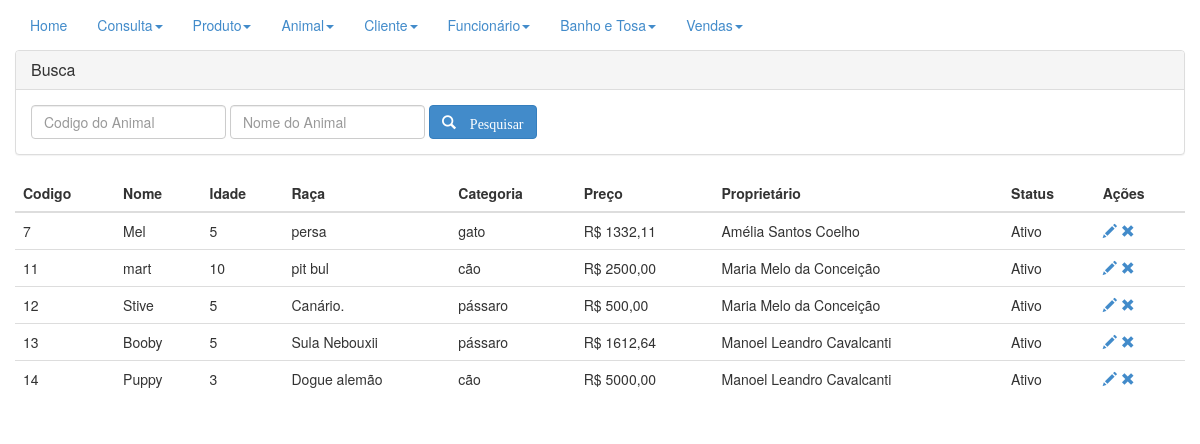
The page /sourcecode/conAnimal.php (signed in) on the database its author committed.
### tables this page shows
CREATE TABLE `animal` (
  `codigo_ani` int(11) NOT NULL,
  `nome` varchar(250) NOT NULL,
  `raca` varchar(250) DEFAULT NULL,
  `idade` varchar(250) DEFAULT NULL,
  `categoria` varchar(50) DEFAULT NULL,
  `preco` varchar(50) DEFAULT NULL,
  `status` binary(1) DEFAULT '0',
  `codigo_cli` int(11) DEFAULT NULL
);

CREATE TABLE `cliente` (
  `codigo_cli` int(11) NOT NULL,
  `nome` varchar(250) NOT NULL,
  `ende` varchar(250) DEFAULT NULL,
  `email` varchar(250) DEFAULT NULL,
  `cpf` varchar(250) DEFAULT NULL,
  `tel_residencial` varchar(50) DEFAULT NULL,
  `tel_celular` varchar(50) DEFAULT NULL,
  `status` binary(1) DEFAULT '0'
);

### sourcecode/conAnimal.php (the view, shortened to what this page needs)
<!DOCTYPE html>
<html lang="pt_BR">
<head>
  <link rel="stylesheet" type="text/css" href="../CSS/bootstrap.css">
</head>
<body>
  <div class="navbar-collapse collapse">
    <ul class="nav navbar-nav navbar-left">
      <li class="active"><a href="home.php">Home</a></li>
      <li class="dropdown ">
        <a href="#" class="dropdown-toggle" data-toggle="dropdown">Consulta<b class="caret"></b></a>
      </li>
      <li class="dropdown ">
        <a href="#" class="dropdown-toggle" data-toggle="dropdown">Produto<b class="caret"></b></a>
      </li>
      <li class="dropdown">
        <a href="#" class="dropdown-toggle" data-toggle="dropdown">Animal<b class="caret"></b></a>
      </li>
      <li class="dropdown">
        <a href="#" class="dropdown-toggle" data-toggle="dropdown">Cliente<b class="caret"></b></a>
      </li>
      <li class="dropdown">
        <a href="#" class="dropdown-toggle" data-toggle="dropdown">Funcionário<b class="caret"></b></a>
      </li>
      <li class="dropdown">
        <a href="#" class="dropdown-toggle" data-toggle="dropdown">Banho e Tosa<b class="caret"></b></a>
      </li>
      <li class="dropdown">
        <a href="#" class="dropdown-toggle" data-toggle="dropdown">Vendas<b class="caret"></b></a>
      </li>
    </ul>
  </div>
  <div class="container">
    <div class="row">
      <div class="panel-group" id="accordion">
        <div class="panel panel-default">
          <div class="panel-heading">
            <h4 class="panel-title">
              <a data-toggle="collapse" data-parent="#accordion" href="#collapseOne">Busca</a>
            </h4>
          </div>
          <div id="collapseOne" class="panel-collapse collapse in">
            <div class="panel-body">
              <form class="form-inline" method="POST" action="">
                <fieldset>
                  <div class="form-group">
                    <input type="number" class="form-control" name="ibcod" placeholder="Codigo do Animal">
                  </div>
                  <div class="form-group">
                    <input type="text" class="form-control" name="ibnome" placeholder="Nome do Animal">
                  </div>
                  <div class="form-group">
                    <button type="submit" class="btn btn-primary" name="btnPesq">
                      <i class="glyphicon glyphicon-search"> Pesquisar </i>
                    </button>
                  </div>
                </fieldset>
              </form>
            </div>
          </div>
        </div>
      </div>
      <table cellpadding="0" cellspacing="0" class="table">
        <thead>
          <th>Codigo</th>
          <th>Nome</th>
          <th>Idade</th>
          <th>Raça</th>
          <th>Categoria</th>
          <th>Preço</th>
          <th>Proprietário</th>
          <th>Status</th>
          <th>Ações</th>
        </thead>
        <tbody>
          <?php
					$link = conectar();
					$condicao = "";
					$sql = "SELECT animal.codigo_ani, animal.nome, animal.idade, animal.raca, animal.categoria, animal.preco, animal.status, cliente.nome as nome_cli from animal left join cliente on animal.codigo_cli = cliente.codigo_cli " . $condicao;
					$res = mysqli_query($link,$sql);
					while ($dados = mysqli_fetch_array($res)){
						echo "<tr>";
						echo "<td>".$dados['codigo_ani']."</td>";
						echo "<td>".$dados['nome']."</td>";
						echo "<td>".$dados['idade']."</td>";
						echo "<td>".$dados['raca']."</td>";
						echo "<td>".$dados['categoria']."</td>";
						echo "<td>".$dados['preco']."</td>";
						echo "<td>".$dados['nome_cli']."</td>";
						if($dados['status']==1){
							echo "<td><spam>Ativo</spam></td>";
						}else{
							echo "<td><spam>Desativado</spam></td>";
						}
						$id = base64_encode($dados['codigo_ani']);
						echo "<td><a href='frmAnimal.php?tela=editar&id=".$id."' title='Editar Animal'> <spam class='glyphicon glyphicon-pencil'> </spam> </a>";
						echo "<a href='frmAnimal.php?tela=excluir&id=".$id."' title='Excluir Animal'> <spam class='glyphicon glyphicon-remove'> </spam> </a>";
						echo "</td>";
						echo "</tr>";
					}
					?>
        </tbody>
      </table>
    </div>
  </div>
</body>
</html>

### rows shown on the page
animal: codigo_ani "7", nome "Mel", idade "5", raca "persa", categoria "gato", preco "R$ 1332,11", cliente.nome "Amélia Santos Coelho", status "Ativo"
animal: codigo_ani "11", nome "mart", idade "10", raca "pit bul", categoria "cão", preco "R$ 2500,00", cliente.nome "Maria Melo da Conceição", status "Ativo"
animal: codigo_ani "12", nome "Stive", idade "5", raca "Canário.", categoria "pássaro", preco "R$ 500,00", cliente.nome "Maria Melo da Conceição", status "Ativo"
animal: codigo_ani "13", nome "Booby", idade "5", raca "Sula Nebouxii", categoria "pássaro", preco "R$ 1612,64", cliente.nome "Manoel Leandro Cavalcanti", status "Ativo"
animal: codigo_ani "14", nome "Puppy", idade "3", raca "Dogue alemão", categoria "cão", preco "R$ 5000,00", cliente.nome "Manoel Leandro Cavalcanti", status "Ativo"
